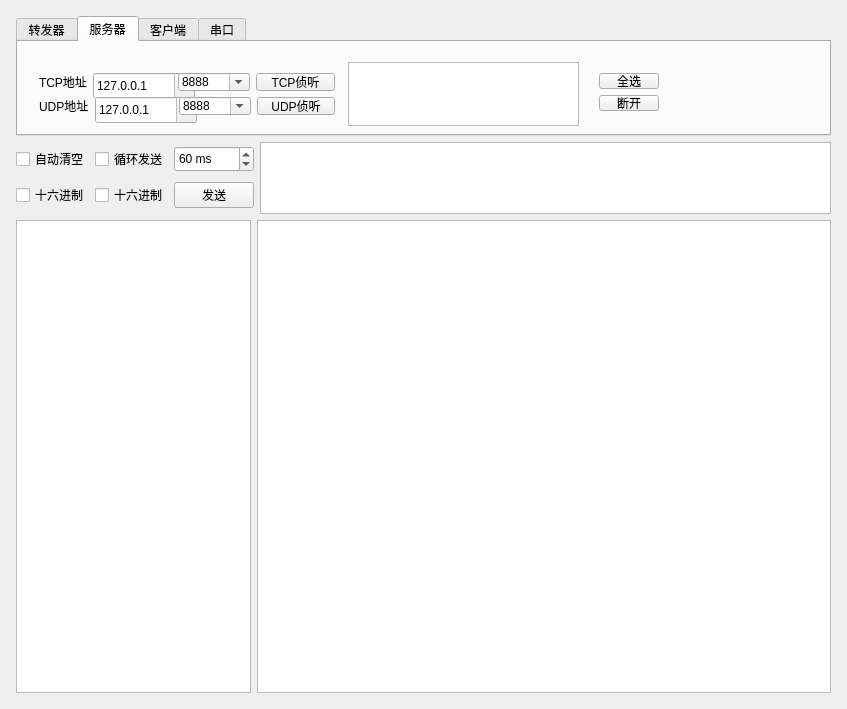
<?xml version="1.0" encoding="UTF-8"?>
<ui version="4.0">
 <class>MainWindow</class>
 <widget class="QDialog" name="MainWindow">
  <property name="geometry">
   <rect>
    <x>0</x>
    <y>0</y>
    <width>847</width>
    <height>709</height>
   </rect>
  </property>
  <property name="contextMenuPolicy">
   <enum>Qt::NoContextMenu</enum>
  </property>
  <property name="windowTitle">
   <string>SerialPort Assistant</string>
  </property>
  <property name="windowIcon">
   <iconset resource="../res/mainwindow.qrc">
    <normaloff>:/logo.png</normaloff>:/logo.png</iconset>
  </property>
  <property name="layoutDirection">
   <enum>Qt::LeftToRight</enum>
  </property>
  <property name="autoFillBackground">
   <bool>false</bool>
  </property>
  <property name="sizeGripEnabled">
   <bool>false</bool>
  </property>
  <property name="modal">
   <bool>false</bool>
  </property>
  <layout class="QVBoxLayout" name="topLayout" stretch="0">
   <property name="spacing">
    <number>8</number>
   </property>
   <property name="sizeConstraint">
    <enum>QLayout::SetNoConstraint</enum>
   </property>
   <property name="leftMargin">
    <number>8</number>
   </property>
   <property name="topMargin">
    <number>8</number>
   </property>
   <property name="rightMargin">
    <number>8</number>
   </property>
   <property name="bottomMargin">
    <number>8</number>
   </property>
   <item>
    <widget class="QWidget" name="centralWidget" native="true">
     <layout class="QGridLayout" name="gridLayout">
      <property name="leftMargin">
       <number>8</number>
      </property>
      <property name="topMargin">
       <number>8</number>
      </property>
      <property name="rightMargin">
       <number>8</number>
      </property>
      <property name="bottomMargin">
       <number>8</number>
      </property>
      <property name="spacing">
       <number>8</number>
      </property>
      <item row="0" column="0">
       <layout class="QVBoxLayout" name="verticalLayout_3">
        <item>
         <widget class="QTabWidget" name="tabWidget">
          <property name="sizePolicy">
           <sizepolicy hsizetype="Expanding" vsizetype="Expanding">
            <horstretch>0</horstretch>
            <verstretch>0</verstretch>
           </sizepolicy>
          </property>
          <property name="maximumSize">
           <size>
            <width>16777215</width>
            <height>120</height>
           </size>
          </property>
          <property name="currentIndex">
           <number>1</number>
          </property>
          <widget class="QWidget" name="tabForward">
           <attribute name="title">
            <string>转发器</string>
           </attribute>
           <widget class="QListView" name="listView_2">
            <property name="geometry">
             <rect>
              <x>345</x>
              <y>10</y>
              <width>231</width>
              <height>71</height>
             </rect>
            </property>
            <property name="sizePolicy">
             <sizepolicy hsizetype="Expanding" vsizetype="Fixed">
              <horstretch>0</horstretch>
              <verstretch>0</verstretch>
             </sizepolicy>
            </property>
           </widget>
           <widget class="QWidget" name="layoutWidget">
            <property name="geometry">
             <rect>
              <x>590</x>
              <y>20</y>
              <width>82</width>
              <height>60</height>
             </rect>
            </property>
            <layout class="QVBoxLayout" name="verticalLayout_6">
             <property name="sizeConstraint">
              <enum>QLayout::SetMinimumSize</enum>
             </property>
             <item>
              <widget class="QPushButton" name="pushButton_7">
               <property name="text">
                <string>全选</string>
               </property>
              </widget>
             </item>
             <item>
              <widget class="QPushButton" name="pushButton_8">
               <property name="text">
                <string>断开</string>
               </property>
              </widget>
             </item>
            </layout>
           </widget>
           <widget class="QWidget" name="layoutWidget">
            <property name="geometry">
             <rect>
              <x>10</x>
              <y>20</y>
              <width>288</width>
              <height>64</height>
             </rect>
            </property>
            <layout class="QVBoxLayout" name="verticalLayout_5">
             <item>
              <layout class="QHBoxLayout" name="horizontalLayout_7">
               <item>
                <widget class="QLabel" name="label_5">
                 <property name="text">
                  <string>SRC地址</string>
                 </property>
                </widget>
               </item>
               <item>
                <widget class="QComboBox" name="comboBox_7">
                 <property name="sizePolicy">
                  <sizepolicy hsizetype="Minimum" vsizetype="Minimum">
                   <horstretch>0</horstretch>
                   <verstretch>0</verstretch>
                  </sizepolicy>
                 </property>
                 <property name="editable">
                  <bool>true</bool>
                 </property>
                 <property name="currentText">
                  <string>127.0.0.1</string>
                 </property>
                </widget>
               </item>
               <item>
                <widget class="QComboBox" name="comboBox_6">
                 <property name="inputMethodHints">
                  <set>Qt::ImhDigitsOnly</set>
                 </property>
                 <property name="editable">
                  <bool>true</bool>
                 </property>
                 <property name="currentText">
                  <string>8888</string>
                 </property>
                </widget>
               </item>
               <item>
                <widget class="QComboBox" name="comboBox_9">
                 <property name="editable">
                  <bool>false</bool>
                 </property>
                 <property name="currentText">
                  <string/>
                 </property>
                </widget>
               </item>
              </layout>
             </item>
             <item>
              <layout class="QHBoxLayout" name="horizontalLayout_8">
               <item>
                <widget class="QLabel" name="label_7">
                 <property name="text">
                  <string>DST地址</string>
                 </property>
                </widget>
               </item>
               <item>
                <widget class="QComboBox" name="comboBox_8">
                 <property name="sizePolicy">
                  <sizepolicy hsizetype="Minimum" vsizetype="Minimum">
                   <horstretch>0</horstretch>
                   <verstretch>0</verstretch>
                  </sizepolicy>
                 </property>
                 <property name="editable">
                  <bool>true</bool>
                 </property>
                 <property name="currentText">
                  <string>127.0.0.1</string>
                 </property>
                </widget>
               </item>
               <item>
                <widget class="QComboBox" name="comboBox_5">
                 <property name="inputMethodHints">
                  <set>Qt::ImhDigitsOnly</set>
                 </property>
                 <property name="editable">
                  <bool>true</bool>
                 </property>
                 <property name="currentText">
                  <string>8888</string>
                 </property>
                </widget>
               </item>
               <item>
                <widget class="QPushButton" name="pushButton_6">
                 <property name="sizePolicy">
                  <sizepolicy hsizetype="Minimum" vsizetype="Fixed">
                   <horstretch>0</horstretch>
                   <verstretch>0</verstretch>
                  </sizepolicy>
                 </property>
                 <property name="text">
                  <string>启动</string>
                 </property>
                </widget>
               </item>
              </layout>
             </item>
            </layout>
           </widget>
          </widget>
          <widget class="QWidget" name="tabServer">
           <attribute name="title">
            <string>服务器</string>
           </attribute>
           <widget class="QListView" name="listConnect">
            <property name="geometry">
             <rect>
              <x>330</x>
              <y>20</y>
              <width>231</width>
              <height>64</height>
             </rect>
            </property>
            <property name="sizePolicy">
             <sizepolicy hsizetype="Expanding" vsizetype="Fixed">
              <horstretch>0</horstretch>
              <verstretch>0</verstretch>
             </sizepolicy>
            </property>
           </widget>
           <widget class="QWidget" name="layoutWidget">
            <property name="geometry">
             <rect>
              <x>570</x>
              <y>20</y>
              <width>82</width>
              <height>60</height>
             </rect>
            </property>
            <layout class="QVBoxLayout" name="verticalLayout">
             <item>
              <widget class="QPushButton" name="pushButton_3">
               <property name="sizePolicy">
                <sizepolicy hsizetype="Fixed" vsizetype="Fixed">
                 <horstretch>0</horstretch>
                 <verstretch>0</verstretch>
                </sizepolicy>
               </property>
               <property name="text">
                <string>全选</string>
               </property>
              </widget>
             </item>
             <item>
              <widget class="QPushButton" name="pushButton_4">
               <property name="sizePolicy">
                <sizepolicy hsizetype="Minimum" vsizetype="Minimum">
                 <horstretch>0</horstretch>
                 <verstretch>0</verstretch>
                </sizepolicy>
               </property>
               <property name="baseSize">
                <size>
                 <width>32</width>
                 <height>64</height>
                </size>
               </property>
               <property name="text">
                <string>断开</string>
               </property>
              </widget>
             </item>
            </layout>
           </widget>
           <widget class="QWidget" name="layoutWidget">
            <property name="geometry">
             <rect>
              <x>10</x>
              <y>20</y>
              <width>318</width>
              <height>64</height>
             </rect>
            </property>
            <layout class="QVBoxLayout" name="verticalLayout_4">
             <item>
              <layout class="QHBoxLayout" name="horizontalLayout_5">
               <item>
                <widget class="QLabel" name="label">
                 <property name="sizePolicy">
                  <sizepolicy hsizetype="Preferred" vsizetype="Preferred">
                   <horstretch>0</horstretch>
                   <verstretch>0</verstretch>
                  </sizepolicy>
                 </property>
                 <property name="text">
                  <string>TCP地址</string>
                 </property>
                </widget>
               </item>
               <item>
                <widget class="QComboBox" name="cbox_tcp_addr">
                 <property name="sizePolicy">
                  <sizepolicy hsizetype="Minimum" vsizetype="Minimum">
                   <horstretch>0</horstretch>
                   <verstretch>0</verstretch>
                  </sizepolicy>
                 </property>
                 <property name="minimumSize">
                  <size>
                   <width>102</width>
                   <height>26</height>
                  </size>
                 </property>
                 <property name="editable">
                  <bool>true</bool>
                 </property>
                 <property name="currentText">
                  <string>127.0.0.1</string>
                 </property>
                </widget>
               </item>
               <item>
                <widget class="QComboBox" name="cbox_tcp_port">
                 <property name="inputMethodHints">
                  <set>Qt::ImhDigitsOnly</set>
                 </property>
                 <property name="editable">
                  <bool>true</bool>
                 </property>
                 <property name="currentText">
                  <string>8888</string>
                 </property>
                </widget>
               </item>
               <item>
                <widget class="QPushButton" name="btn_tcp_listen">
                 <property name="text">
                  <string>TCP侦听</string>
                 </property>
                 <property name="checkable">
                  <bool>true</bool>
                 </property>
                 <property name="checked">
                  <bool>false</bool>
                 </property>
                 <property name="flat">
                  <bool>false</bool>
                 </property>
                </widget>
               </item>
              </layout>
             </item>
             <item>
              <layout class="QHBoxLayout" name="horizontalLayout_6">
               <item>
                <widget class="QLabel" name="label_2">
                 <property name="text">
                  <string>UDP地址</string>
                 </property>
                </widget>
               </item>
               <item>
                <widget class="QComboBox" name="cbox_udp_addr">
                 <property name="sizePolicy">
                  <sizepolicy hsizetype="Minimum" vsizetype="Minimum">
                   <horstretch>0</horstretch>
                   <verstretch>0</verstretch>
                  </sizepolicy>
                 </property>
                 <property name="minimumSize">
                  <size>
                   <width>102</width>
                   <height>26</height>
                  </size>
                 </property>
                 <property name="editable">
                  <bool>true</bool>
                 </property>
                 <property name="currentText">
                  <string>127.0.0.1</string>
                 </property>
                </widget>
               </item>
               <item>
                <widget class="QComboBox" name="cbox_udp_port">
                 <property name="inputMethodHints">
                  <set>Qt::ImhDigitsOnly</set>
                 </property>
                 <property name="editable">
                  <bool>true</bool>
                 </property>
                 <property name="currentText">
                  <string>8888</string>
                 </property>
                </widget>
               </item>
               <item>
                <widget class="QPushButton" name="btn_udp_listen">
                 <property name="text">
                  <string>UDP侦听</string>
                 </property>
                 <property name="checkable">
                  <bool>true</bool>
                 </property>
                </widget>
               </item>
              </layout>
             </item>
            </layout>
           </widget>
          </widget>
          <widget class="QWidget" name="tabClient">
           <attribute name="title">
            <string>客户端</string>
           </attribute>
           <widget class="QComboBox" name="cboxClientPort">
            <property name="geometry">
             <rect>
              <x>280</x>
              <y>20</y>
              <width>65</width>
              <height>24</height>
             </rect>
            </property>
            <property name="inputMethodHints">
             <set>Qt::ImhDigitsOnly</set>
            </property>
            <property name="editable">
             <bool>true</bool>
            </property>
            <property name="currentText">
             <string>8888</string>
            </property>
           </widget>
           <widget class="QComboBox" name="cboxClientHost">
            <property name="geometry">
             <rect>
              <x>90</x>
              <y>20</y>
              <width>151</width>
              <height>24</height>
             </rect>
            </property>
            <property name="editable">
             <bool>true</bool>
            </property>
            <property name="currentText">
             <string>127.0.0.1</string>
            </property>
           </widget>
           <widget class="QComboBox" name="comboBox_21">
            <property name="geometry">
             <rect>
              <x>380</x>
              <y>20</y>
              <width>51</width>
              <height>24</height>
             </rect>
            </property>
            <property name="editable">
             <bool>false</bool>
            </property>
           </widget>
           <widget class="QLabel" name="label_17">
            <property name="geometry">
             <rect>
              <x>10</x>
              <y>20</y>
              <width>50</width>
              <height>21</height>
             </rect>
            </property>
            <property name="text">
             <string>服务器地址</string>
            </property>
           </widget>
           <widget class="QLabel" name="label_18">
            <property name="geometry">
             <rect>
              <x>250</x>
              <y>20</y>
              <width>31</width>
              <height>31</height>
             </rect>
            </property>
            <property name="text">
             <string>端口</string>
            </property>
            <property name="wordWrap">
             <bool>false</bool>
            </property>
           </widget>
           <widget class="QPushButton" name="btnClient">
            <property name="geometry">
             <rect>
              <x>450</x>
              <y>20</y>
              <width>51</width>
              <height>24</height>
             </rect>
            </property>
            <property name="text">
             <string>启动</string>
            </property>
            <property name="checkable">
             <bool>true</bool>
            </property>
           </widget>
           <widget class="QLabel" name="label_20">
            <property name="geometry">
             <rect>
              <x>250</x>
              <y>50</y>
              <width>31</width>
              <height>31</height>
             </rect>
            </property>
            <property name="text">
             <string>端口</string>
            </property>
            <property name="wordWrap">
             <bool>false</bool>
            </property>
           </widget>
           <widget class="QComboBox" name="comboBox_23">
            <property name="geometry">
             <rect>
              <x>380</x>
              <y>50</y>
              <width>51</width>
              <height>24</height>
             </rect>
            </property>
            <property name="editable">
             <bool>false</bool>
            </property>
           </widget>
           <widget class="QPushButton" name="pushButton_16">
            <property name="geometry">
             <rect>
              <x>450</x>
              <y>50</y>
              <width>51</width>
              <height>24</height>
             </rect>
            </property>
            <property name="text">
             <string>启动</string>
            </property>
           </widget>
           <widget class="QLabel" name="label_21">
            <property name="geometry">
             <rect>
              <x>10</x>
              <y>50</y>
              <width>50</width>
              <height>21</height>
             </rect>
            </property>
            <property name="text">
             <string>服务器地址</string>
            </property>
           </widget>
           <widget class="QComboBox" name="comboBox_24">
            <property name="geometry">
             <rect>
              <x>90</x>
              <y>50</y>
              <width>151</width>
              <height>24</height>
             </rect>
            </property>
            <property name="editable">
             <bool>false</bool>
            </property>
           </widget>
           <widget class="QComboBox" name="comboBox_25">
            <property name="geometry">
             <rect>
              <x>280</x>
              <y>50</y>
              <width>65</width>
              <height>24</height>
             </rect>
            </property>
            <property name="inputMethodHints">
             <set>Qt::ImhDigitsOnly</set>
            </property>
            <property name="editable">
             <bool>false</bool>
            </property>
           </widget>
          </widget>
          <widget class="QWidget" name="tabSerialPort">
           <attribute name="title">
            <string>串口</string>
           </attribute>
           <widget class="QWidget" name="layoutWidget">
            <property name="geometry">
             <rect>
              <x>20</x>
              <y>40</y>
              <width>621</width>
              <height>28</height>
             </rect>
            </property>
            <layout class="QHBoxLayout" name="horizontalLayout_4">
             <item>
              <widget class="QLabel" name="label_22">
               <property name="text">
                <string>服务器地址</string>
               </property>
              </widget>
             </item>
             <item>
              <widget class="QComboBox" name="comboBox_27">
               <property name="editable">
                <bool>true</bool>
               </property>
               <property name="currentText">
                <string>127.0.0.1</string>
               </property>
              </widget>
             </item>
             <item>
              <widget class="QLabel" name="label_9">
               <property name="text">
                <string>端口</string>
               </property>
              </widget>
             </item>
             <item>
              <widget class="QComboBox" name="cboxPort">
               <property name="inputMethodHints">
                <set>Qt::ImhDigitsOnly</set>
               </property>
               <property name="editable">
                <bool>false</bool>
               </property>
              </widget>
             </item>
             <item>
              <widget class="QComboBox" name="cboxProto">
               <property name="editable">
                <bool>false</bool>
               </property>
              </widget>
             </item>
             <item>
              <widget class="QPushButton" name="openCloseButton">
               <property name="sizePolicy">
                <sizepolicy hsizetype="Fixed" vsizetype="Fixed">
                 <horstretch>0</horstretch>
                 <verstretch>0</verstretch>
                </sizepolicy>
               </property>
               <property name="text">
                <string>开始</string>
               </property>
              </widget>
             </item>
            </layout>
           </widget>
           <widget class="QComboBox" name="comboBox_29">
            <property name="geometry">
             <rect>
              <x>250</x>
              <y>10</y>
              <width>72</width>
              <height>26</height>
             </rect>
            </property>
            <property name="editable">
             <bool>true</bool>
            </property>
           </widget>
           <widget class="QComboBox" name="comboBox_30">
            <property name="geometry">
             <rect>
              <x>370</x>
              <y>10</y>
              <width>72</width>
              <height>26</height>
             </rect>
            </property>
            <property name="editable">
             <bool>true</bool>
            </property>
           </widget>
           <widget class="QComboBox" name="comboBox_31">
            <property name="geometry">
             <rect>
              <x>550</x>
              <y>10</y>
              <width>72</width>
              <height>26</height>
             </rect>
            </property>
            <property name="editable">
             <bool>true</bool>
            </property>
           </widget>
           <widget class="QLabel" name="label_23">
            <property name="geometry">
             <rect>
              <x>210</x>
              <y>10</y>
              <width>48</width>
              <height>18</height>
             </rect>
            </property>
            <property name="text">
             <string>数据位</string>
            </property>
           </widget>
           <widget class="QLabel" name="label_24">
            <property name="geometry">
             <rect>
              <x>320</x>
              <y>10</y>
              <width>48</width>
              <height>18</height>
             </rect>
            </property>
            <property name="text">
             <string>停止位</string>
            </property>
           </widget>
           <widget class="QLabel" name="label_25">
            <property name="geometry">
             <rect>
              <x>470</x>
              <y>10</y>
              <width>48</width>
              <height>18</height>
             </rect>
            </property>
            <property name="text">
             <string>校验位</string>
            </property>
           </widget>
           <widget class="QComboBox" name="comboBox_22">
            <property name="geometry">
             <rect>
              <x>111</x>
              <y>11</y>
              <width>72</width>
              <height>26</height>
             </rect>
            </property>
            <property name="editable">
             <bool>true</bool>
            </property>
           </widget>
           <widget class="QLabel" name="label_19">
            <property name="geometry">
             <rect>
              <x>21</x>
              <y>11</y>
              <width>48</width>
              <height>18</height>
             </rect>
            </property>
            <property name="text">
             <string>串口设备</string>
            </property>
           </widget>
           <widget class="QLed" name="led" native="true">
            <property name="geometry">
             <rect>
              <x>200</x>
              <y>24</y>
              <width>16</width>
              <height>16</height>
             </rect>
            </property>
            <property name="sizePolicy">
             <sizepolicy hsizetype="Fixed" vsizetype="Fixed">
              <horstretch>0</horstretch>
              <verstretch>0</verstretch>
             </sizepolicy>
            </property>
            <property name="baseSize">
             <size>
              <width>64</width>
              <height>64</height>
             </size>
            </property>
           </widget>
           <widget class="QCheckBox" name="clearBox_2">
            <property name="geometry">
             <rect>
              <x>630</x>
              <y>10</y>
              <width>49</width>
              <height>24</height>
             </rect>
            </property>
            <property name="text">
             <string>转发</string>
            </property>
           </widget>
          </widget>
         </widget>
        </item>
        <item>
         <layout class="QHBoxLayout" name="horizontalLayout_3">
          <property name="sizeConstraint">
           <enum>QLayout::SetFixedSize</enum>
          </property>
          <item>
           <layout class="QVBoxLayout" name="verticalLayout_2">
            <property name="sizeConstraint">
             <enum>QLayout::SetMinimumSize</enum>
            </property>
            <item>
             <layout class="QHBoxLayout" name="horizontalLayout">
              <property name="sizeConstraint">
               <enum>QLayout::SetMinimumSize</enum>
              </property>
              <item>
               <widget class="QCheckBox" name="clearBox">
                <property name="text">
                 <string>自动清空</string>
                </property>
               </widget>
              </item>
              <item>
               <widget class="QCheckBox" name="loopBox">
                <property name="text">
                 <string>循环发送</string>
                </property>
               </widget>
              </item>
              <item>
               <widget class="QSpinBox" name="cycleBox">
                <property name="sizePolicy">
                 <sizepolicy hsizetype="Minimum" vsizetype="Minimum">
                  <horstretch>0</horstretch>
                  <verstretch>0</verstretch>
                 </sizepolicy>
                </property>
                <property name="minimumSize">
                 <size>
                  <width>80</width>
                  <height>26</height>
                 </size>
                </property>
                <property name="maximumSize">
                 <size>
                  <width>80</width>
                  <height>26</height>
                 </size>
                </property>
                <property name="suffix">
                 <string> ms</string>
                </property>
                <property name="minimum">
                 <number>-1</number>
                </property>
                <property name="maximum">
                 <number>10000</number>
                </property>
                <property name="value">
                 <number>60</number>
                </property>
               </widget>
              </item>
             </layout>
            </item>
            <item>
             <layout class="QHBoxLayout" name="horizontalLayout_2">
              <property name="sizeConstraint">
               <enum>QLayout::SetMinimumSize</enum>
              </property>
              <item>
               <widget class="QCheckBox" name="hexSendBox">
                <property name="text">
                 <string>十六进制</string>
                </property>
               </widget>
              </item>
              <item>
               <widget class="QCheckBox" name="enterSend">
                <property name="text">
                 <string>十六进制</string>
                </property>
               </widget>
              </item>
              <item>
               <widget class="QPushButton" name="sendButton">
                <property name="enabled">
                 <bool>true</bool>
                </property>
                <property name="sizePolicy">
                 <sizepolicy hsizetype="Minimum" vsizetype="Minimum">
                  <horstretch>0</horstretch>
                  <verstretch>0</verstretch>
                 </sizepolicy>
                </property>
                <property name="minimumSize">
                 <size>
                  <width>80</width>
                  <height>26</height>
                 </size>
                </property>
                <property name="maximumSize">
                 <size>
                  <width>80</width>
                  <height>26</height>
                 </size>
                </property>
                <property name="text">
                 <string>发送</string>
                </property>
               </widget>
              </item>
             </layout>
            </item>
           </layout>
          </item>
          <item>
           <widget class="QPlainTextEdit" name="sendBox">
            <property name="sizePolicy">
             <sizepolicy hsizetype="Expanding" vsizetype="Fixed">
              <horstretch>0</horstretch>
              <verstretch>0</verstretch>
             </sizepolicy>
            </property>
            <property name="maximumSize">
             <size>
              <width>16777215</width>
              <height>72</height>
             </size>
            </property>
           </widget>
          </item>
         </layout>
        </item>
        <item>
         <layout class="QHBoxLayout" name="horizontalLayout_9">
          <item>
           <widget class="QListView" name="listBox">
            <property name="maximumSize">
             <size>
              <width>235</width>
              <height>16777215</height>
             </size>
            </property>
            <property name="editTriggers">
             <set>QAbstractItemView::NoEditTriggers</set>
            </property>
           </widget>
          </item>
          <item>
           <widget class="QTextBrowser" name="recvBox">
            <property name="sizePolicy">
             <sizepolicy hsizetype="Expanding" vsizetype="Expanding">
              <horstretch>0</horstretch>
              <verstretch>0</verstretch>
             </sizepolicy>
            </property>
            <property name="maximumSize">
             <size>
              <width>16777215</width>
              <height>16777215</height>
             </size>
            </property>
           </widget>
          </item>
         </layout>
        </item>
       </layout>
      </item>
     </layout>
    </widget>
   </item>
  </layout>
 </widget>
 <layoutdefault spacing="6" margin="11"/>
 <customwidgets>
  <customwidget>
   <class>QLed</class>
   <extends>QWidget</extends>
   <header>qled.h</header>
   <container>1</container>
  </customwidget>
 </customwidgets>
 <resources>
  <include location="../res/mainwindow.qrc"/>
 </resources>
 <connections/>
</ui>
